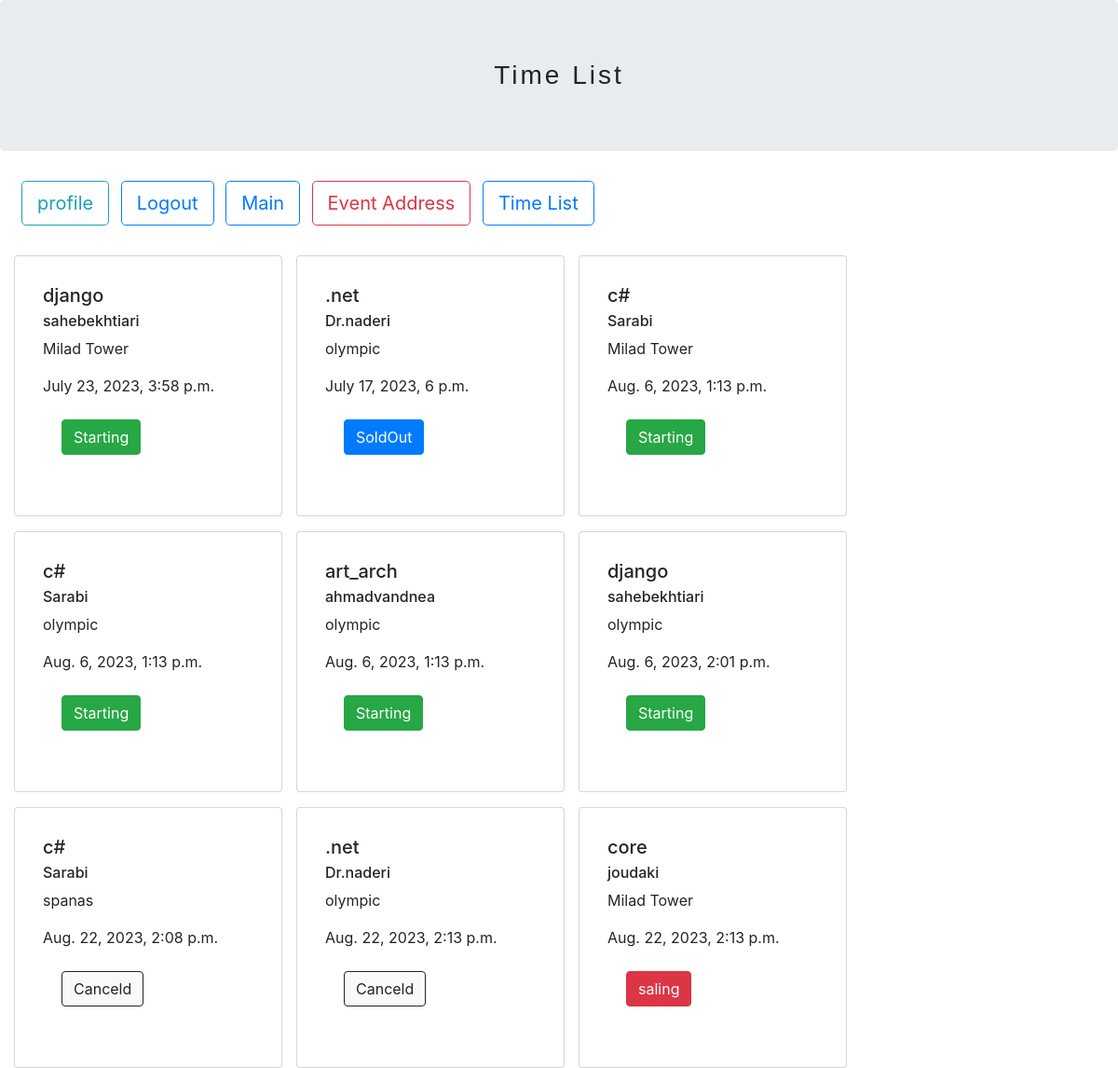
Page /ticketing/time-list/ (signed in) on the committed database.
### ticketing/models.py (models this page shows, shortened)
class TimeModel(models.Model):
    eventModel = models.ForeignKey("EventModel", on_delete=models.PROTECT)
    locationModel = models.ForeignKey("LocationModel", on_delete=models.PROTECT)
    startDateTime = models.DateTimeField()
    seats = models.IntegerField()
    start=1
    end=2
    cancel=3
    sales =4
    startus_choice =((start,"Starting"),(end, "SoldOut"),(cancel ,"Canceld"),(sales,"saling"))
    status = models.IntegerField(choices= startus_choice)

class EventModel(models.Model):
    name = models.CharField(max_length= 50)
    teacherName = models.CharField(max_length=50)
    lenght =models.IntegerField()
    poster = models.ImageField(upload_to='eventImages/', null=True)
    def __str__(self):
        return self.name

class LocationModel(models.Model):
    name = models.CharField(max_length= 50)
    address=models.CharField(max_length= 150,default="karaj-milad")
    phone=models.CharField(max_length= 11)
    def __str__(self):
        return self.name

### ticketing/views.py (the view)
# urls.py: path('time-list/',views.timeListView , name='time-list'),
@login_required
def timeListView(request) :
          timeList = TimeModel.objects.all()
          context={
               "timeList":timeList ,
          }
          return render(request,'ticketing/time-list.html',context)

### ticketing/templates/ticketing/time-list.html (shortened to what this page needs)
{%  extends  "ticketing/layout.html" %}
{% block titlePage %} Time List{% endblock%}
{% block mainContent %}
        {% if timeList %}
        <main  class="main-content mt-3">
                {% for time in  timeList %}
                <div class="card main-list card-custom mt-3" style="width: 18rem;">
                        <div class="card-body">
                                <h5 class="card-title">{{time.eventModel}}</h5>
                                <h6 class="card-subtitle mb-2 text-body-secondary">{{time.eventModel.teacherName}}</h6>
                                <p class="card-text  ">{{time.locationModel}}</p>
                                <p class="card-link">{{time.startDateTime }}</p>
                                <a href="#" class="
                                {% if  time.status == time.start %}
                                    btn btn-success card-link mt-2
                                {% elif time.status == time.end %}
                                        btn btn-primary card-link mt-2
                                {% elif time.status == time.cancel %}
                                        btn btn-light cancel card-link mt-2
                                {% elif time.status == time.sales %}
                                btn btn-danger card-link mt-2
                                {% endif %}
                                ">{{time.get_status_display }}</a>
                        </div>
                </div>
                {% endfor %}
        </main>
        {% endif%}
        {% endblock%}

### ticketing/templates/ticketing/layout.html (shortened to what this page needs)
{% load static %}
<!DOCTYPE html>
<html lang="en">
<head>
    <link  rel="stylesheet" type="text/css"href="{%static 'ticketing/css/bootstrap.css' %}">
    <link  rel="stylesheet" type="text/css"href="{%static 'ticketing/css/main.css' %}">
    <link rel="stylesheet" href="https://cdnjs.cloudflare.com/ajax/libs/font-awesome/6.4.0/css/all.min.css">
</head>
<body>
    <h3  class="head jumbotron">{% block titlePage %} {% endblock%}</h3>
    <div class="container-fluid">
    {%  if user.is_authenticated %}
           <a  href="{% url 'accounts:profile' %}" class="btn btn-lg btn-outline-info ml-2">profile </a>
            <a  href="{% url 'accounts:logout' %}" class="btn btn-lg btn-outline-primary ml-2">Logout </a>
        {% else %}
            <a  href="{% url 'accounts:login' %}" class="btn btn-lg btn-outline-danger ml-2">Login</a>
            <a  href="{% url 'accounts:profile-register' %}" class="btn btn-lg btn-outline-warning ml-2">Register</a>
    {%  endif %}
    <a  href="/ticketing/event-list" class="btn btn-lg btn-outline-primary ml-2">Main </a>
    <a  href="{% url 'ticketing:location-list' %}" class="btn btn-lg btn-outline-danger ml-2">Event Address </a>
    <a  href="{% url 'ticketing:time-list' %}" class="btn btn-lg btn-outline-primary ml-2">Time List </a>
    </div>
    {% block mainContent %} {% endblock%}
</body>
</html>

### ticketing/static/ticketing/css/main.css (style rules this page uses)
.head { text-align: center; color:272727; font-family: Impact, Haettenschweiler, 'Arial Narrow Bold', sans-serif; letter-spacing: 3px; }
a { text-decoration: none; color: black; }
.main-content { display: flex; flex-direction: row; flex-flow: wrap; }
.main-list { margin-left: 15px; padding: 10px; border:1px solid #cccc; width: 270px; height: 200px; }
.card-custom { width: 270px; height: 280px; }
.cancel { border:1px solid }

### rows in the picture
TimeModel: eventModel "django", eventModel.teacherName "sahebekhtiari", locationModel "Milad Tower", startDateTime "July 23, 2023, 3:58 p.m.", status "Starting"
TimeModel: eventModel ".net", eventModel.teacherName "Dr.naderi", locationModel "olympic", startDateTime "July 17, 2023, 6 p.m.", status "SoldOut"
TimeModel: eventModel "c#", eventModel.teacherName "Sarabi", locationModel "Milad Tower", startDateTime "Aug. 6, 2023, 1:13 p.m.", status "Starting"
TimeModel: eventModel "c#", eventModel.teacherName "Sarabi", locationModel "olympic", startDateTime "Aug. 6, 2023, 1:13 p.m.", status "Starting"
TimeModel: eventModel "art_arch", eventModel.teacherName "ahmadvandnea", locationModel "olympic", startDateTime "Aug. 6, 2023, 1:13 p.m.", status "Starting"
TimeModel: eventModel "django", eventModel.teacherName "sahebekhtiari", locationModel "olympic", startDateTime "Aug. 6, 2023, 2:01 p.m.", status "Starting"
TimeModel: eventModel "c#", eventModel.teacherName "Sarabi", locationModel "spanas", startDateTime "Aug. 22, 2023, 2:08 p.m.", status "Canceld"
TimeModel: eventModel ".net", eventModel.teacherName "Dr.naderi", locationModel "olympic", startDateTime "Aug. 22, 2023, 2:13 p.m.", status "Canceld"
TimeModel: eventModel "core", eventModel.teacherName "joudaki", locationModel "Milad Tower", startDateTime "Aug. 22, 2023, 2:13 p.m.", status "saling"
